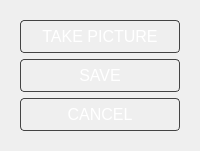
           <widget class="QWidget" name="PicturePage">
            <layout class="QVBoxLayout" name="verticalLayout_17">
             <item>
              <widget class="QWidget" name="PictureWidget" native="true">
               <layout class="QVBoxLayout" name="verticalLayout_23">
                <item>
                 <widget class="QPushButton" name="TakePictureButton">
                  <property name="sizePolicy">
                   <sizepolicy hsizetype="Minimum" vsizetype="Preferred">
                    <horstretch>0</horstretch>
                    <verstretch>0</verstretch>
                   </sizepolicy>
                  </property>
                  <property name="font">
                   <font>
                    <pointsize>12</pointsize>
                   </font>
                  </property>
                  <property name="styleSheet">
                   <string notr="true">QPushButton {
    padding: 6px 12px;
    background-color: qlineargradient(
        x1:0, y1:0, x2:0, y2:1,
        stop:0 #1a1a1a, stop:1 #000000
    );
    color: white;
    border: 1px solid #444;
    border-radius: 4px;
}

QPushButton:hover {
    background-color: qlineargradient(
        x1:0, y1:0, x2:0, y2:1,
        stop:0 #2a2a2a, stop:1 #111111
    );
}

QPushButton:pressed {
    background-color: qlineargradient(
        x1:0, y1:0, x2:0, y2:1,
        stop:0 #0f0f0f, stop:1 #000000
    );
    border-style: inset;
	background-color: #0B76A0;
}</string>
                  </property>
                  <property name="text">
                   <string>TAKE PICTURE</string>
                  </property>
                  <property name="checkable">
                   <bool>false</bool>
                  </property>
                 </widget>
                </item>
                <item>
                 <widget class="QPushButton" name="SaveButton">
                  <property name="sizePolicy">
                   <sizepolicy hsizetype="Minimum" vsizetype="Preferred">
                    <horstretch>0</horstretch>
                    <verstretch>0</verstretch>
                   </sizepolicy>
                  </property>
                  <property name="font">
                   <font>
                    <pointsize>12</pointsize>
                   </font>
                  </property>
                  <property name="styleSheet">
                   <string notr="true">QPushButton {
    padding: 6px 12px;
    background-color: qlineargradient(
        x1:0, y1:0, x2:0, y2:1,
        stop:0 #1a1a1a, stop:1 #000000
    );
    color: white;
    border: 1px solid #444;
    border-radius: 4px;
}

QPushButton:hover {
    background-color: qlineargradient(
        x1:0, y1:0, x2:0, y2:1,
        stop:0 #2a2a2a, stop:1 #111111
    );
}

QPushButton:pressed {
    background-color: qlineargradient(
        x1:0, y1:0, x2:0, y2:1,
        stop:0 #0f0f0f, stop:1 #000000
    );
    border-style: inset;
	background-color: #0B76A0;
}



</string>
                  </property>
                  <property name="text">
                   <string>SAVE</string>
                  </property>
                 </widget>
                </item>
                <item>
                 <widget class="QPushButton" name="CancelButton">
                  <property name="sizePolicy">
                   <sizepolicy hsizetype="Minimum" vsizetype="Preferred">
                    <horstretch>0</horstretch>
                    <verstretch>0</verstretch>
                   </sizepolicy>
                  </property>
                  <property name="font">
                   <font>
                    <pointsize>12</pointsize>
                   </font>
                  </property>
                  <property name="styleSheet">
                   <string notr="true">QPushButton {
    padding: 6px 12px;
    background-color: qlineargradient(
        x1:0, y1:0, x2:0, y2:1,
        stop:0 #1a1a1a, stop:1 #000000
    );
    color: white;
    border: 1px solid #444;
    border-radius: 4px;
}

QPushButton:hover {
    background-color: qlineargradient(
        x1:0, y1:0, x2:0, y2:1,
        stop:0 #2a2a2a, stop:1 #111111
    );
}

QPushButton:pressed {
    background-color: qlineargradient(
        x1:0, y1:0, x2:0, y2:1,
        stop:0 #0f0f0f, stop:1 #000000
    );
    border-style: inset;
	background-color: #0B76A0;
}



</string>
                  </property>
                  <property name="text">
                   <string>CANCEL</string>
                  </property>
                 </widget>
                </item>
               </layout>
              </widget>
             </item>
            </layout>
           </widget>
